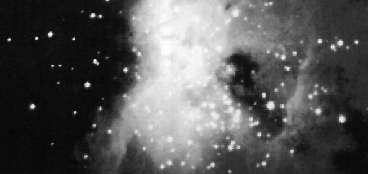
#> input picture bilder/ngc4024l.tif, 368 x 174 px
$ python zoltan.py
#> lines starting #> are read from the running program, lines starting #| are printed output that depends on the picture
import numpy as np
import matplotlib.pyplot as plt
import tifffile
from scipy.fft import dctn, idctn

def pad_to_multiple(img, block_size):
    x_length, y_length = img.shape
    pad_x = (-x_length) % block_size
    pad_y = (-y_length) % block_size
    return np.pad(img, ((0, pad_x), (0, pad_y)), mode="edge")

def compress_block(img, k=8):
    X = dctn(img, type=2, norm="ortho")

    flat = np.abs(X).ravel()
    idx = np.argpartition(flat, -k)[-k:]
    k1, k2 = np.unravel_index(idx, X.shape)

    X_sparse = np.zeros_like(X)
    X_sparse[k1, k2] = X[k1, k2]
    img_approx = idctn(X_sparse, type=2, norm="ortho")

    return img_approx

def compress_image(file_path, block_size=8, k=8, plotting=False):
#> called with file_path = 'bilder/ngc4024l.tif', block_size = 8, k = 8, plotting = True
    img = tifffile.imread(file_path)
#> img is the input picture: shape (174, 368); min 6, max 255, mean 86.9
    x_length, y_length = img.shape
#> x_length = 174; y_length = 368

    img_padded = pad_to_multiple(img, block_size)
#> in pad_to_multiple, `return np.pad(img, ((0, pad_x), (0, pad_y)), mode="edge")`:
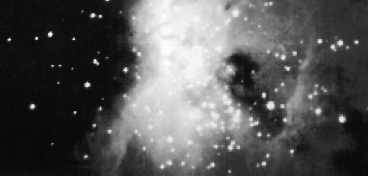
#> returned value: shape (176, 368); min 6, max 255, mean 86.3
    x_padded, y_padded = img_padded.shape
#> x_padded = 176; y_padded = 368

    x_blocks = x_padded // block_size
#> x_blocks = 22
    y_blocks = y_padded // block_size
#> y_blocks = 46

    blocks = img_padded.reshape(x_blocks, block_size, y_blocks, block_size).swapaxes(1, 2)

    approx_blocks = np.zeros(blocks.shape, dtype=np.float64)
    for i in range(x_blocks):
        for j in range(y_blocks):
            approx_blocks[i, j] = compress_block(blocks[i, j], k=k)
#> this loop made 22 passes

    img_approx_padded = approx_blocks.swapaxes(1, 2).reshape(x_padded, y_padded)
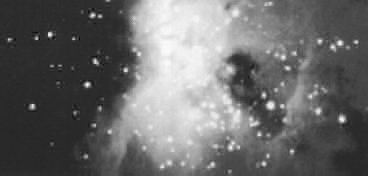
#> img_approx_padded: shape (176, 368) float64; min -38.07, max 259.5, mean 86.3; drawn with min black and max white
    img_approx = img_approx_padded[:x_length, :y_length]   # crop back to original size
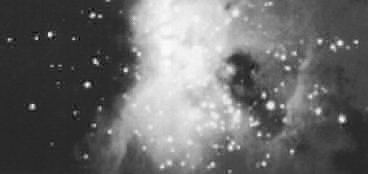
#> img_approx: shape (174, 368) float64; min -38.07, max 259.5, mean 86.9; drawn with min black and max white

    img_approx_clipped = np.clip(img_approx, 0, 255)

    if plotting:
        fig, ax = plt.subplots(1, 2, figsize=(10, 5))
        ax[0].imshow(img, cmap="gray", vmin=0, vmax=255)
        ax[0].set_title("Original")
        ax[1].imshow(img_approx_clipped, cmap="gray", vmin=0, vmax=255)
        ax[1].set_title(f"Top {k} of {block_size*block_size} coeffs per block")
        for a in ax:
            a.axis("off")
        plt.tight_layout()
        plt.show()
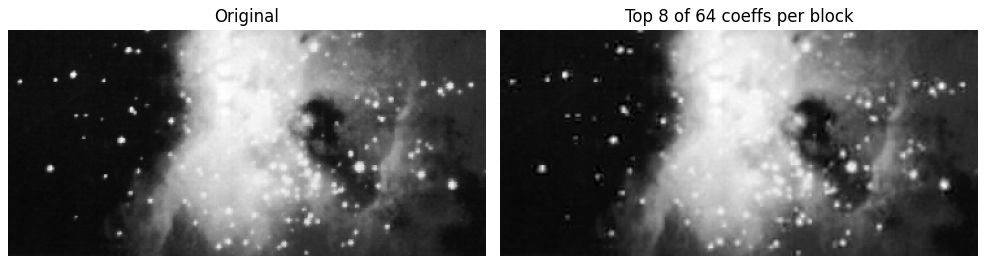
#> figure drawn by matplotlib, 2 panels

    return img_approx_clipped

compress_image("bilder/ngc4024l.tif", plotting=True)

$ run again, with bilder/afmsurf.tif copied over bilder/ngc4024l.tif
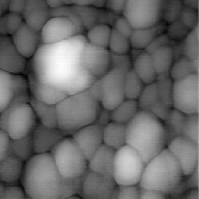
#> input picture bilder/afmsurf.tif, 199 x 199 px
#> in compress_image, img is the input picture: shape (199, 199); min 3, max 254, mean 103.3
#> the loop in compress_image, `for i in range(x_blocks):` made 25 passes
#> in compress_image, `plt.show()`:
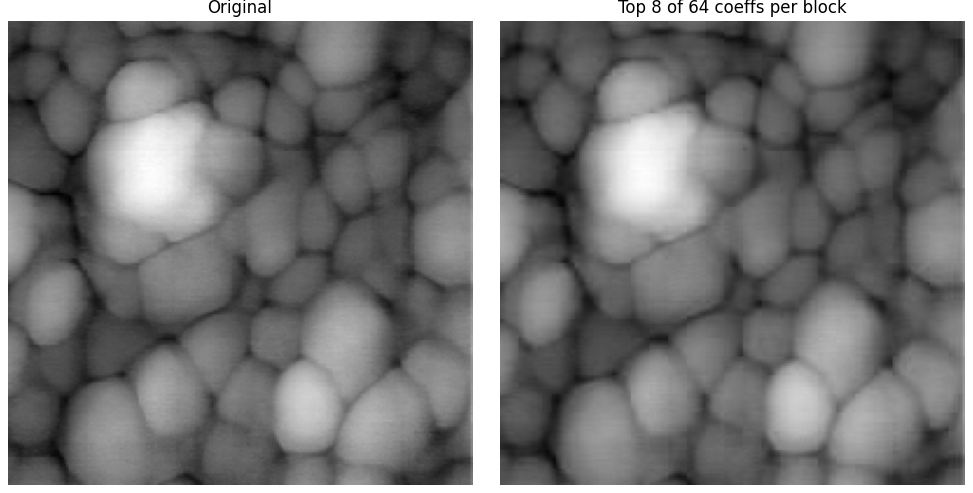
#> figure drawn by matplotlib, 2 panels

$ run again, with bilder/alumgrns.tif copied over bilder/ngc4024l.tif
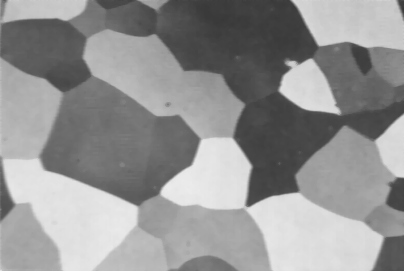
#> input picture bilder/alumgrns.tif, 404 x 271 px
#> in compress_image, img is the input picture: shape (271, 404); min 55, max 236, mean 147.1
#> in pad_to_multiple, `return np.pad(img, ((0, pad_x), (0, pad_y)), mode="edge")`:
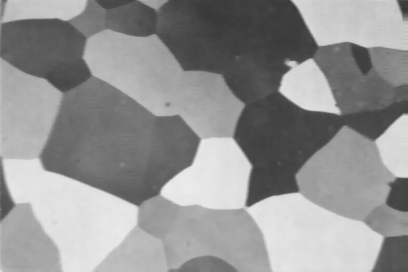
#> returned value: shape (272, 408); min 55, max 236, mean 147.1
#> the loop in compress_image, `for i in range(x_blocks):` made 34 passes
#> in compress_image, `plt.show()`:
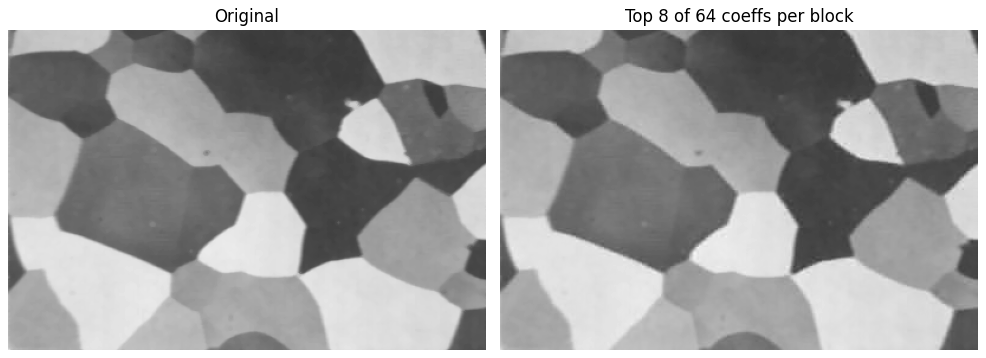
#> figure drawn by matplotlib, 2 panels
